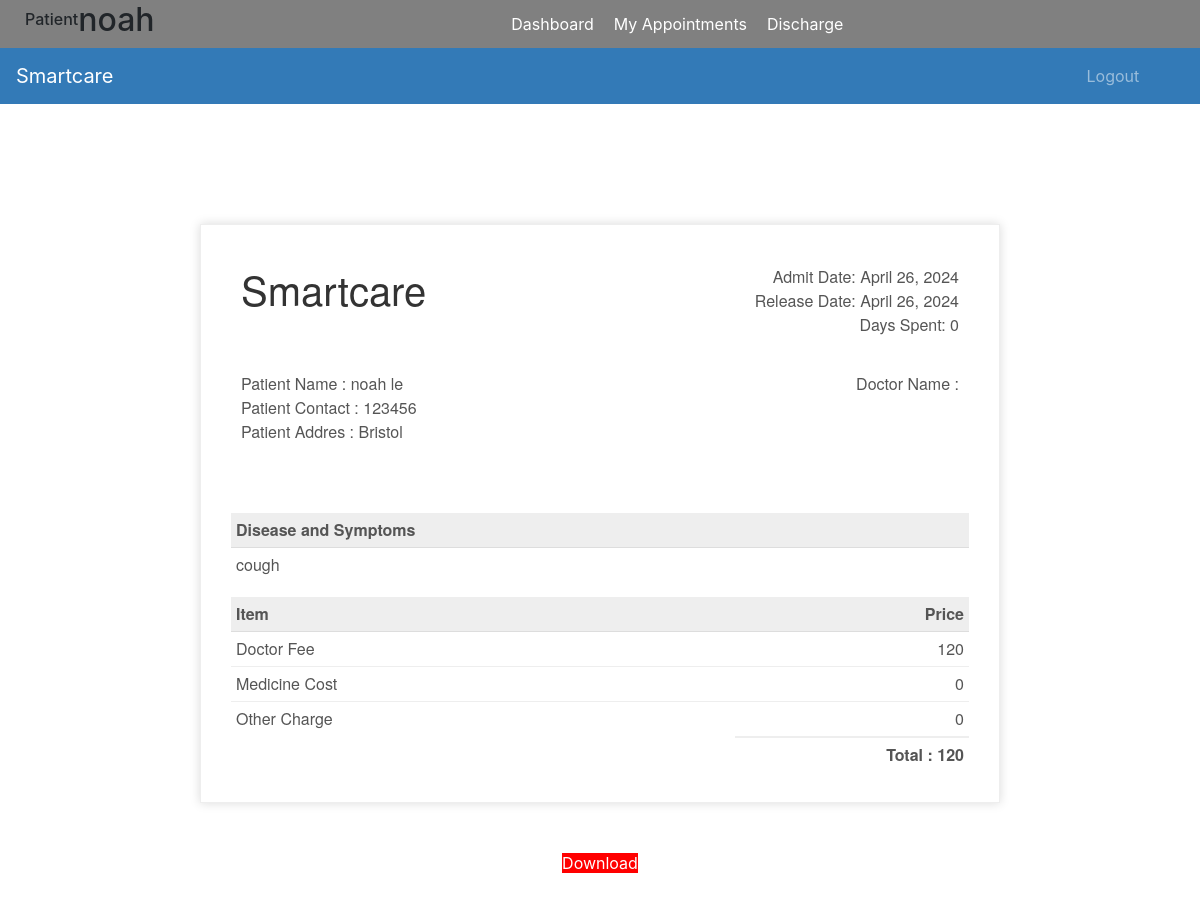
Screenshot of /patient-discharge (signed in) with the database file from the repository.
### accounts/models.py (models this page shows, shortened)
class Patient(models.Model):
    user=models.OneToOneField(User,on_delete=models.CASCADE)
    address = models.CharField(max_length=40)
    date_of_birth = models.DateField(null=True)
    mobile = models.CharField(max_length=20,null=False)
    symptoms = models.CharField(max_length=100,null=False)
    assignedDoctorId = models.PositiveIntegerField(null=True)
    assignedNurseId = models.PositiveIntegerField(null=True)
    admitDate=models.DateField(auto_now=True)
    status=models.BooleanField(default=False)
    @property
    def get_name(self):
        return self.user.first_name+" "+self.user.last_name
    def __str__(self):
        return self.user.first_name+" ("+self.symptoms+")"

class PatientDischargeDetails(models.Model):
    patientId=models.PositiveIntegerField(null=True)
    patientName=models.CharField(max_length=40)
    assignedDoctorName=models.CharField(max_length=40)
    assignedNurseName=models.CharField(max_length=40, default="Unknown")
    address = models.CharField(max_length=40)
    mobile = models.CharField(max_length=20,null=True)
    symptoms = models.CharField(max_length=100,null=True)
    description=models.TextField(max_length=500,null=True,default='')
    admitDate=models.DateField(null=False)
    releaseDate=models.DateField(null=False)
    daySpent=models.PositiveIntegerField(null=False)
    medicineCost=models.PositiveIntegerField(null=False)
    doctorFee=models.PositiveIntegerField(null=False)
    OtherCharge=models.PositiveIntegerField(null=False)
    total=models.PositiveIntegerField(null=False)

### accounts/views.py (the view)
# urls.py: path('patient-discharge', views.patient_discharge_view, name='patient-discharge'),
@login_required(login_url='patientlogin')
@user_passes_test(is_patient)
def patient_discharge_view(request):
    patient=models.Patient.objects.get(user_id=request.user.id) #for profile picture of patient in sidebar
    dischargeDetails=models.PatientDischargeDetails.objects.all().filter(patientId=patient.id).order_by('-id')[:1]
    patientDict=None
    if dischargeDetails:
        patientDict ={
        'is_discharged':True,
        'patient':patient,
        'patientId':patient.id,
        'patientName':patient.get_name,
        'assignedDoctorName':dischargeDetails[0].assignedDoctorName,
        'address':patient.address,
        'mobile':patient.mobile,
        'symptoms':patient.symptoms,
        'admitDate':patient.admitDate,
        'releaseDate':dischargeDetails[0].releaseDate,
        'daySpent':dischargeDetails[0].daySpent,
        'medicineCost':dischargeDetails[0].medicineCost,
        'doctorFee':dischargeDetails[0].doctorFee,
        'OtherCharge':dischargeDetails[0].OtherCharge,
        'total':dischargeDetails[0].total,
        }
        print(patientDict)
    else:
        patientDict={
            'is_discharged':False,
            'patient':patient,
            'patientId':request.user.id,
        }
    return render(request,'smartcare/patient_discharge.html',context=patientDict)

### accounts/views.py (called while the page is built)
def is_patient(user):
    return user.groups.filter(name='PATIENT').exists()

### templates/smartcare/patient_discharge.html (shortened to what this page needs)
{% extends 'smartcare/patient_base.html' %}
{% load static %}
{% block content %}
<head>
</head>
<br><br><br>
{%if is_discharged%}
<div class="invoice-box">
  <table cellpadding="0" cellspacing="0">
    <tr class="top">
      <td colspan="2">
        <table>
          <tr>
            <td class="title">
              <h1>Smartcare</h1>
            </td>
            <td>
              Admit Date: {{admitDate}}<br>
              Release Date: {{releaseDate}}<br>
              Days Spent: {{daySpent}}
            </td>
          </tr>
        </table>
      </td>
    </tr>
    <tr class="information">
      <td colspan="2">
        <table>
          <tr>
            <td>
              Patient Name : {{patientName}}<br>
              Patient Contact : {{mobile}}<br>
              Patient Addres : {{address}}<br>
            </td>
            <td>
              Doctor Name :<br>
              {{appointment.doctorName}}<br>
              <br>
              {{appointment.nurseName}}<br>
            </td>
          </tr>
        </table>
      </td>
    </tr>
    <tr class="heading">
      <td>
        Disease and Symptoms
      </td>
      <td>
      </td>
    </tr>
    <tr class="details">
      <td>
        {{symptoms}}
      </td>
       <td>
  </td>
    </tr>
    <tr class="heading">
      <td>
        Item
      </td>
      <td>
        Price
      </td>
    </tr>
    <tr class="item">
      <td>
        Doctor Fee
      </td>
      <td>
        {{doctorFee}}
      </td>
    </tr>
    <tr class="item">
      <td>
        Medicine Cost
      </td>
      <td>
        {{medicineCost}}
      </td>
    </tr>
    <tr class="item last">
      <td>
        Other Charge
      </td>
      <td>
        {{OtherCharge}}
      </td>
    </tr>
    <tr class="total">
      <td></td>
      <td>
        Total : {{total}}
      </td>
    </tr>
  </table>
</div>
<br><br>
<div class="download">
  <a style="background:red; width:500px;" href="{% url 'download-pdf' patientId  %}">Download</a>
</div>
{%else%}
<h5 style="text-align:center;">You Are Not Discharged By Hospital !</h5>
<br><br>
<h6 style="text-align:center;">You Can Download Invoice after getting discharged.</h6>
{%endif%}
<br><br><br><br><br><br><br><br>
{% endblock content %}

### templates/smartcare/patient_base.html (shortened to what this page needs)
<!DOCTYPE html>
{% load static %}
<html lang="en">
<head>
  <link rel="stylesheet" href="https://stackpath.bootstrapcdn.com/bootstrap/4.3.1/css/bootstrap.min.css">
  <link rel="stylesheet" href="https://maxcdn.bootstrapcdn.com/font-awesome/4.7.0/css/font-awesome.min.css">
</head>
<body>
  <nav class="menu" tabindex="0">
    <header class="avatar">
      <br><br>
      <h6>Patient</h6>
      <h2>{{request.user.first_name}}</h2>
    </header>
    <ul>
      <li tabindex="0" class="icon-dashboard"> <a style="color:white; text-decoration:none;" href="/patient-dashboard"><span>Dashboard</span></a> </li>
      <li tabindex="0" class="icon-calendar"> <a style="color:white; text-decoration:none;" href="/patient-appointment"><span>My Appointments</span></a></li>
      <li tabindex="0" class="icon-users"> <a style="color:white; text-decoration:none;" href="/patient-discharge"><span>Discharge</span></a></li>
    </ul>
  </nav>
  <main>
    <div class="bs-example">
      <nav class="navbar navbar-expand-md  navbar-dark fixed-top" style="background:#337AB7;">
        <a href="/doctor-dashboard" class="navbar-brand">Smartcare</a>
        <div class="collapse navbar-collapse justify-content-between" id="navbarCollapse">
          <div class="navbar-nav" style=" margin-left: 90%;">
            <a href="/logout" class="nav-item nav-link">Logout</a>
          </div>
        </div>
      </nav>
    </div>
    <br><br>
    {% block content %}
    {% endblock content %}
    <br><br><br><br><br><br><br>
  </main>
</body>
</html>

### templates/smartcare/patient_base.html (style rules this page uses)
a:link { text-decoration: none; }
a { color: white; }
main { position: relative; height: 100vh; }
.navbar { position: relative; }
.menu { top: 100%; left: 0; background: grey; outline: none; display: flex; flex-direction: row; }
.menu ul { list-style: none; padding: 0; margin: auto; display: flex; align-items: center; }
.menu ul li { padding: 10px; }
.menu ul li a { color: white; text-decoration: none; }
.avatar { margin: 0px 0px 0px 25px; display: flex; align-items: center; }

### templates/smartcare/patient_discharge.html (style rules this page uses)
.invoice-box { max-width: 800px; margin: auto; padding: 30px; border: 1px solid #eee; box-shadow: 0 0 10px rgba(0, 0, 0, .15); font-size: 16px; line-height: 24px; font-family: 'Helvetica Neue', 'Helvetica', Helvetica, Arial, sans-serif; color: #555; }
.invoice-box table { width: 100%; line-height: inherit; text-align: left; }
.invoice-box table td { padding: 5px; vertical-align: top; }
.invoice-box table tr td:nth-child(2) { text-align: right; }
.invoice-box table tr.top table td { padding-bottom: 20px; }
.invoice-box table tr.top table td.title { font-size: 45px; line-height: 45px; color: #333; }
.invoice-box table tr.information table td { padding-bottom: 40px; }
.invoice-box table tr.heading td { background: #eee; border-bottom: 1px solid #ddd; font-weight: bold; }
.invoice-box table tr.details td { padding-bottom: 20px; }
.invoice-box table tr.item td { border-bottom: 1px solid #eee; }
.invoice-box table tr.item.last td { border-bottom: none; }
.invoice-box table tr.total td:nth-child(2) { border-top: 2px solid #eee; font-weight: bold; }
.menu { top: 50px; }
.download { text-align: center; display: block; }

### rows the page displays
Patient: admitDate "April 26, 2024", mobile "123456", address "Bristol", symptoms "cough"
PatientDischargeDetails: releaseDate "April 26, 2024", patientName "noah le"

### other values shown
{{ request.user.first_name }} "noah"
{{ daySpent }} "0"
{{ doctorFee }} "120"
{{ medicineCost }} "0"
{{ OtherCharge }} "0"
{{ total }} "120"
